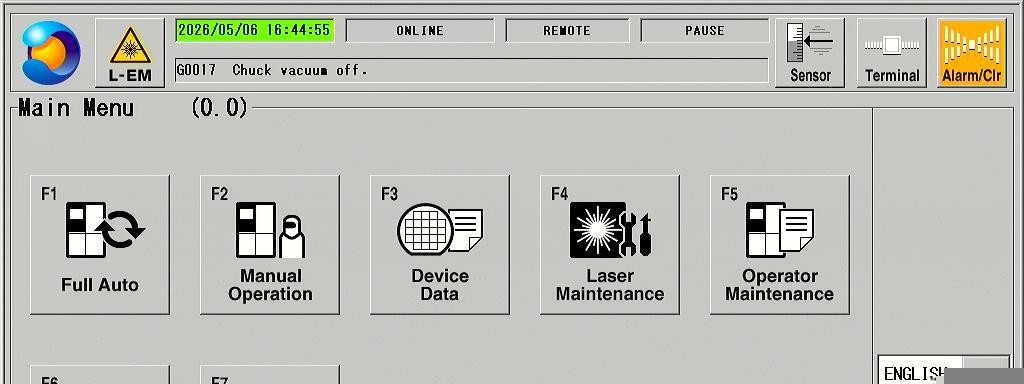
#> input picture board_deploy/testdata/full_test.jpeg, 1024 x 384 px, found by its file name
$ python tesseract_benchmark.py --image_path test_images/full_test.jpeg
#> lines starting #> are read from the running program, lines starting #| are printed output that depends on the picture; after the words box and inside, x2 and y2 are one past the last pixel; in counts of white or black regions, pixels touching at a corner belong together
"""
Tesseract OCR Benchmark
========================
Feeds the full image to Tesseract and reports timing, CPU, memory, and
recognised text. Uses TSV output to extract per-word confidence scores
and bounding box coordinates.

Preprocessing: Otsu binarization (same as ppocr_benchmark.py).

Usage:
    python3 tesseract_benchmark.py --image_path test_images/full_test.jpeg
    python3 tesseract_benchmark.py --image_path test_images/full_test.jpeg --cycles 3
"""

import os
import sys
import time
import argparse
import subprocess
import tempfile
import cv2
import numpy as np


# ── env ───────────────────────────────────────────────────────────────────────

_ENV = os.environ.copy()
_ENV['LD_LIBRARY_PATH'] = '/usr/lib/tps'
_ENV['TESSDATA_PREFIX'] = '/usr/share/tesseract-ocr/4.00/tessdata'


# ── /proc helpers (mirrors ppocr_benchmark.py) ───────────────────────────────

def get_rss_mb():
    try:
        with open('/proc/self/status', 'r') as f:
            for line in f:
                if line.startswith('VmRSS:'):
                    return int(line.split()[1]) / 1024.0
    except Exception:
        return 0.0
    return 0.0


def read_cpu_times():
    try:
        with open('/proc/self/stat', 'r') as f:
            fields = f.read().split()
        # fields[13]/[14] = utime/stime (this process)
        # fields[15]/[16] = cutime/cstime (waited-for children, i.e. tesseract subprocess)
        return int(fields[13]) + int(fields[15]), int(fields[14]) + int(fields[16])
    except Exception:
        return 0, 0


def read_system_cpu_total():
    try:
        with open('/proc/stat', 'r') as f:
            vals = [int(x) for x in f.readline().split()[1:]]
        return sum(vals)
    except Exception:
        return 0


def get_tesseract_version():
    try:
        r = subprocess.run(['tesseract', '--version'],
                           capture_output=True, text=True, env=_ENV)
        return r.stdout.splitlines()[0].strip()
    except Exception:
        return 'unknown'


# ── Tesseract TSV parser ──────────────────────────────────────────────────────

def run_tesseract(img_path):
    """
    Run Tesseract on a pre-written image file with TSV output.
    Returns list of (text, score, tl_x, tl_y) per word, filtered by conf >= 0.
    """
    result = subprocess.run(
        ['tesseract', img_path, 'stdout', '--dpi', '150', 'tsv'],
        capture_output=True, text=True, env=_ENV, timeout=30
    )
    if result.returncode != 0:
        return []

    words = []
    for line in result.stdout.splitlines()[1:]:   # skip header
        parts = line.split('\t')
        if len(parts) < 12:
            continue
        conf = int(parts[10])
        text = parts[11].strip()
        if conf < 0 or not text:
            continue
        left = int(parts[6])
        top  = int(parts[7])
        score = conf / 100.0
        words.append((text, score, left, top))
    return words


# ── benchmark ─────────────────────────────────────────────────────────────────

def run_benchmark(args):
    if not os.path.exists(args.image_path):
        print('ERROR: image not found: {0}'.format(args.image_path))
        sys.exit(1)

    img = cv2.imread(args.image_path)
#> img is the input picture: shape (384, 1024, 3); mean B, G, R 182.5, 189.5, 188.3
    if img is None:
        print('ERROR: cannot read image: {0}'.format(args.image_path))
        sys.exit(1)

    print('\n  Tesseract Benchmark  ({0} cycles)'.format(args.cycles))
    print('  Image      : {0}'.format(args.image_path))
    print('  Engine     : {0}'.format(get_tesseract_version()))
#> (the call stopped at in get_tesseract_version, `r = subprocess.run(['tesseract', '--version'], capture_output=True, te..`: subprocess is not available in this run)
    print('  Input scale: {0}x'.format(args.input_scale))
    print('  Drop score : {0}'.format(args.drop_score))
    print('--')

    # Binarize + optional upscale — same preprocessing as ppocr_benchmark.py
    gray = cv2.cvtColor(img, cv2.COLOR_BGR2GRAY)
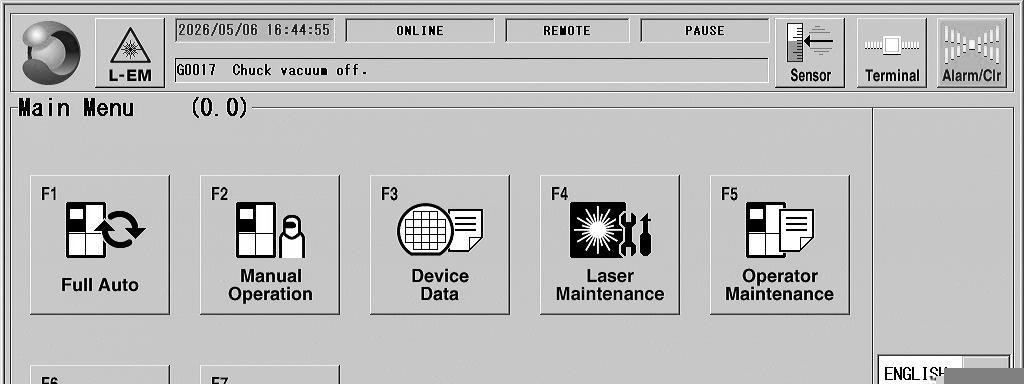
#> gray: shape (384, 1024); min 0, max 255, mean 188.3
    _, bw = cv2.threshold(gray, 0, 255, cv2.THRESH_BINARY + cv2.THRESH_OTSU)
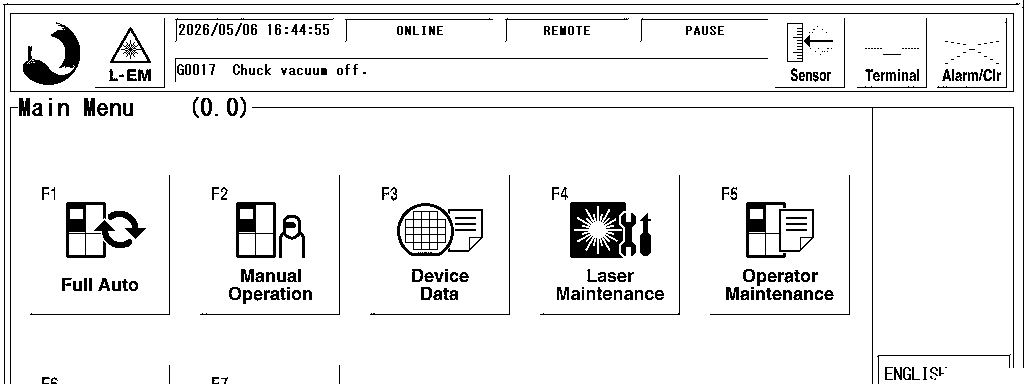
#> bw: shape (384, 1024); 92.8% white; 285 black regions (68 under 20 px), largest, box (x1, y1, x2, y2) and area: (10, 13, 1014, 92) 2162, (570, 202, 626, 258) 2141, (23, 22, 80, 85) 1432
    if args.input_scale != 1.0:
        h, w = bw.shape[:2]
#> h = 384; w = 1024
        bw = cv2.resize(bw,
                        (int(w * args.input_scale), int(h * args.input_scale)),
                        interpolation=cv2.INTER_LANCZOS4)
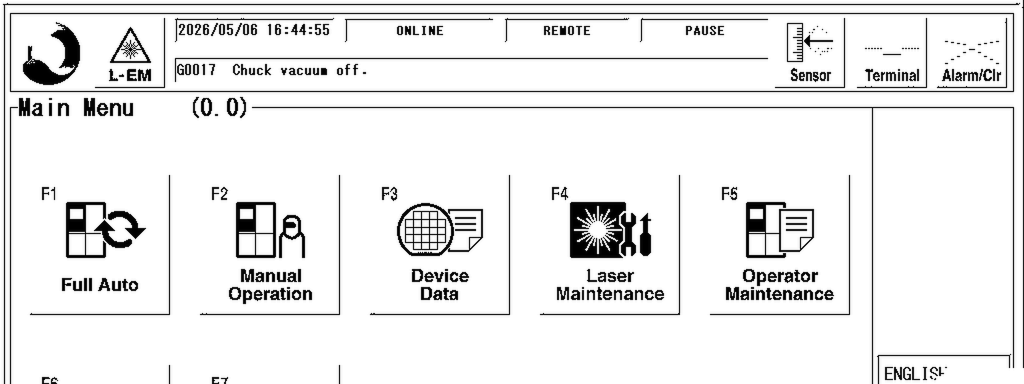
#> bw: shape (768, 2048) (shown at 1/2 size); min 0, max 255, mean 235.1

    with tempfile.NamedTemporaryFile(suffix='.png', delete=False) as tmp:
        tmp_path = tmp.name
    cv2.imwrite(tmp_path, bw)

    times_ms = []
    cpu_pcts = []
    mem_mbs  = []
    last_words = []

    print('Running {0} cycles...'.format(args.cycles))

    try:
        for cycle_idx in range(args.cycles):
            mem_before = get_rss_mb()
            u0, s0 = read_cpu_times()
            sys0 = read_system_cpu_total()
            wall_start = time.time()

            words = run_tesseract(tmp_path)

            wall_end = time.time()
            mem_after = get_rss_mb()
            u1, s1 = read_cpu_times()
            sys1 = read_system_cpu_total()

            elapsed_ms = (wall_end - wall_start) * 1000.0
            proc_delta = (u1 - u0) + (s1 - s0)
            sys_delta  = sys1 - sys0
            cpu_pct    = (proc_delta / sys_delta * 100.0 * os.cpu_count()) if sys_delta > 0 else 0.0

            times_ms.append(elapsed_ms)
            cpu_pcts.append(cpu_pct)
            mem_mbs.append(max(mem_before, mem_after))

            if cycle_idx == args.cycles - 1:
                last_words = words
    finally:
        os.unlink(tmp_path)

    t_arr = np.array(times_ms)
    c_arr = np.array(cpu_pcts)
    m_arr = np.array(mem_mbs)

    print('\n  RESULTS')
    print('--')
    print('  Avg time   : {0:.1f} ms  (std {1:.1f})'.format(t_arr.mean(), t_arr.std()))
    print('  Avg CPU    : {0:.1f}%'.format(c_arr.mean()))
    print('  Avg memory : {0:.1f} MB'.format(m_arr.mean()))
    print('  Recognized text:')
    if last_words:
        for text, score, tl_x, tl_y in last_words:
            if score < args.drop_score:
                continue
            print('    "{0}"  [{1:.2f}]  tl: ({2}, {3})'.format(
                text, score, tl_x, tl_y))
    else:
        print('    (none)')


# ── CLI ───────────────────────────────────────────────────────────────────────

if __name__ == '__main__':
    p = argparse.ArgumentParser(description='Tesseract Benchmark')
    p.add_argument('--image_path',  type=str,   required=True)
    p.add_argument('--cycles',      type=int,   default=1)
    p.add_argument('--input_scale', type=float, default=2.0)
    p.add_argument('--drop_score',  type=float, default=0.5)
    run_benchmark(p.parse_args())
#> (the call stopped at in run_tesseract, `result = subprocess.run( ['tesseract', img_path, 'stdout', '--dpi', '1..`: subprocess is not available in this run)

$ run again, with board_deploy/testdata/alarm.jpg copied over board_deploy/testdata/full_test.jpeg
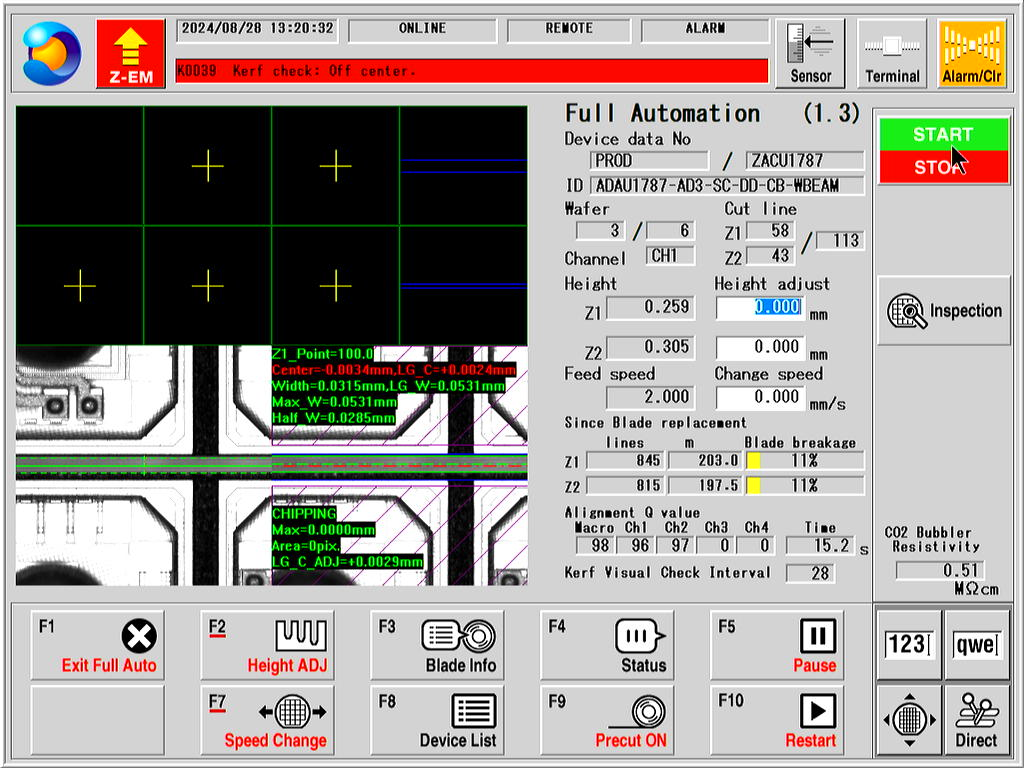
#> input picture board_deploy/testdata/alarm.jpg, 1024 x 768 px, found by its file name
#> in run_benchmark, img is the input picture: shape (768, 1024, 3); mean B, G, R 151.9, 155.8, 160.4
#> in run_benchmark, `gray = cv2.cvtColor(img, cv2.COLOR_BGR2GRAY)`:
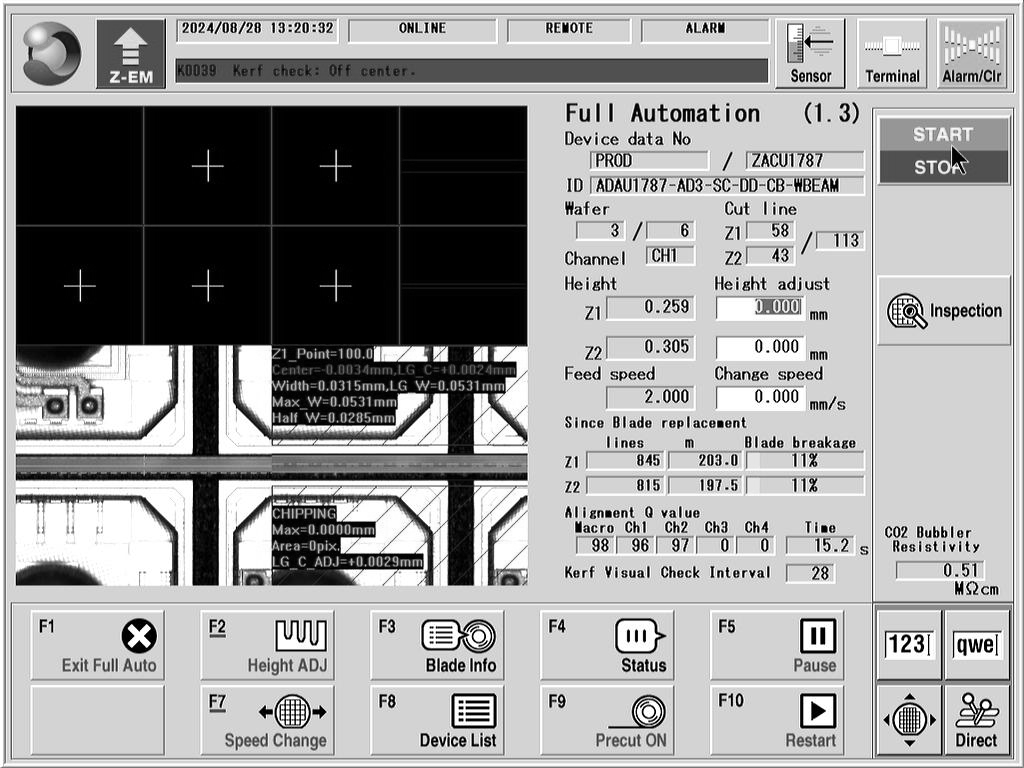
#> gray: shape (768, 1024); min 0, max 255, mean 156.7
#> in run_benchmark, `_, bw = cv2.threshold(gray, 0, 255, cv2.THRESH_BINARY + cv2.THRESH_OTSU)`:
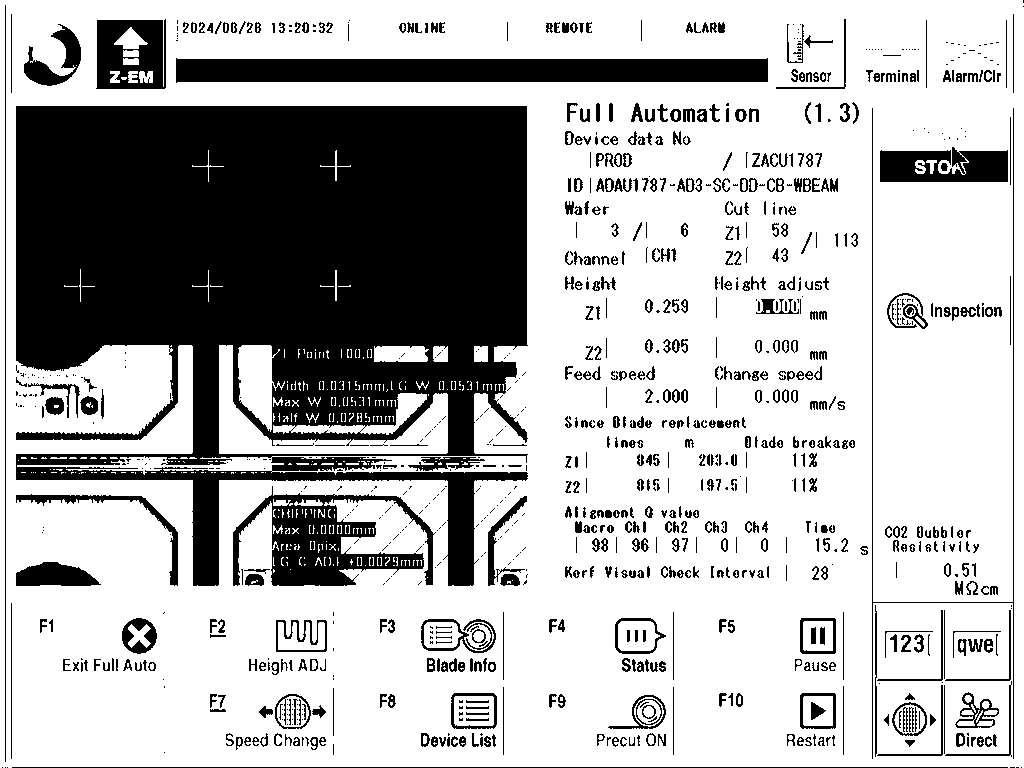
#> bw: shape (768, 1024); 70.4% white; 1036 black regions (433 under 20 px), largest, box (x1, y1, x2, y2) and area: (16, 106, 528, 586) 158456, (176, 58, 768, 83) 13619, (233, 486, 436, 586) 8531

$ run again, with board_deploy/testdata/auto_mode_1.jpg copied over board_deploy/testdata/full_test.jpeg
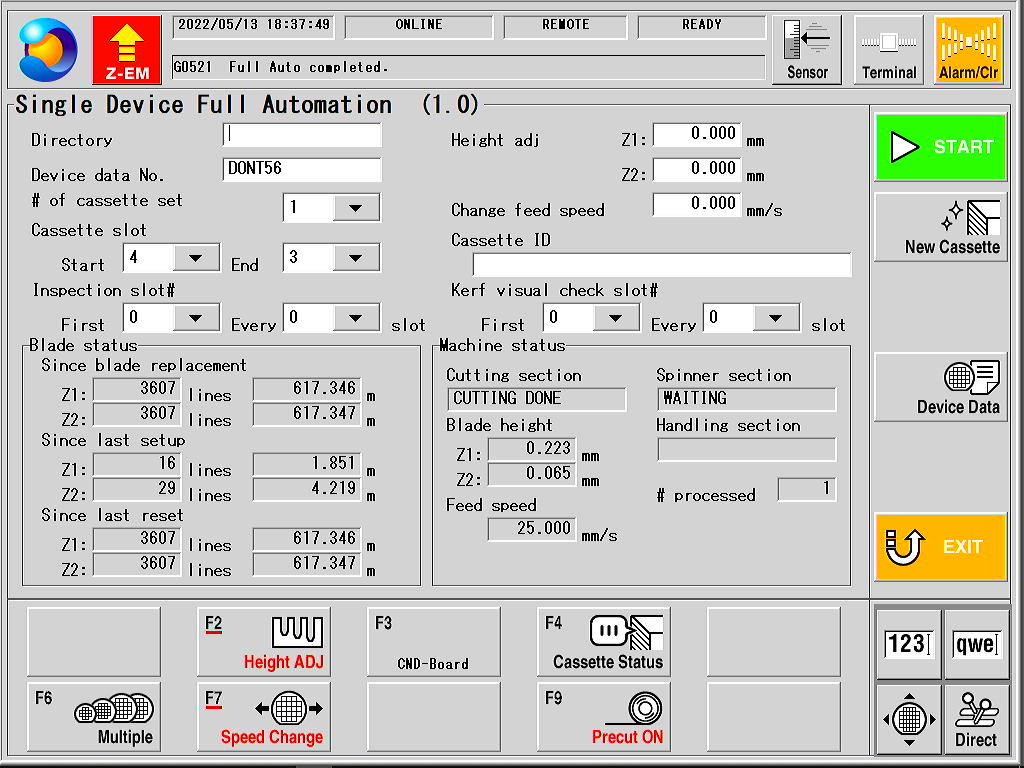
#> input picture board_deploy/testdata/auto_mode_1.jpg, 1024 x 768 px, found by its file name
#> in run_benchmark, img is the input picture: shape (768, 1024, 3); mean B, G, R 194.5, 199.4, 199.9
#> in run_benchmark, `gray = cv2.cvtColor(img, cv2.COLOR_BGR2GRAY)`:
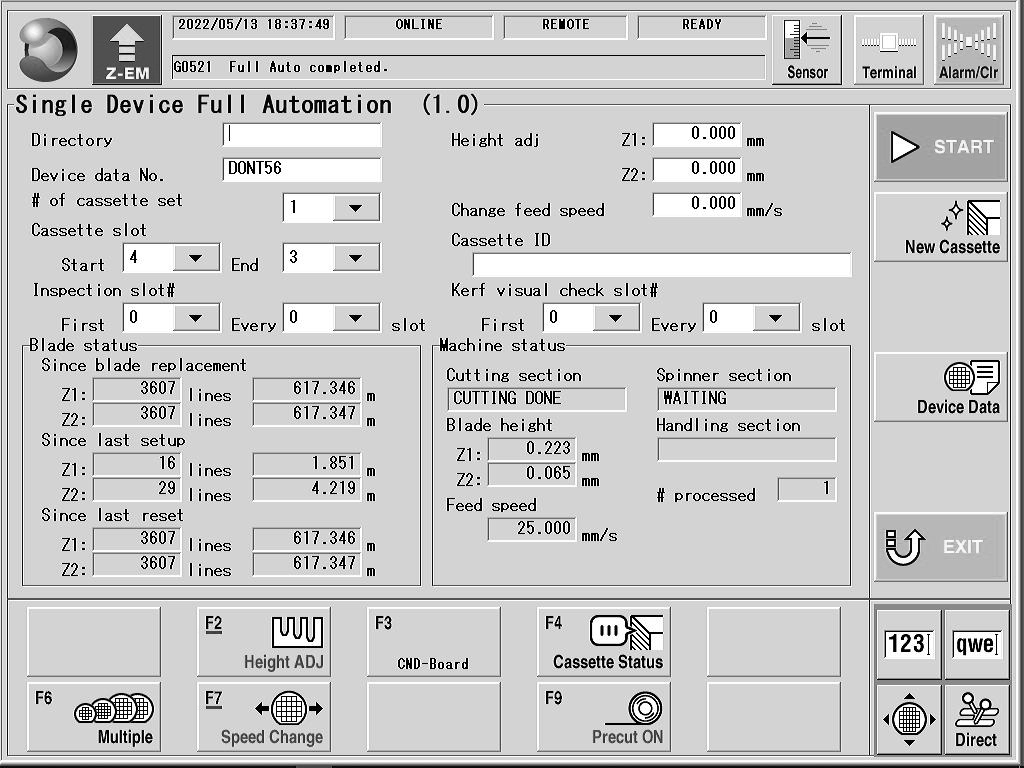
#> gray: shape (768, 1024); min 0, max 255, mean 199
#> in run_benchmark, `_, bw = cv2.threshold(gray, 0, 255, cv2.THRESH_BINARY + cv2.THRESH_OTSU)`:
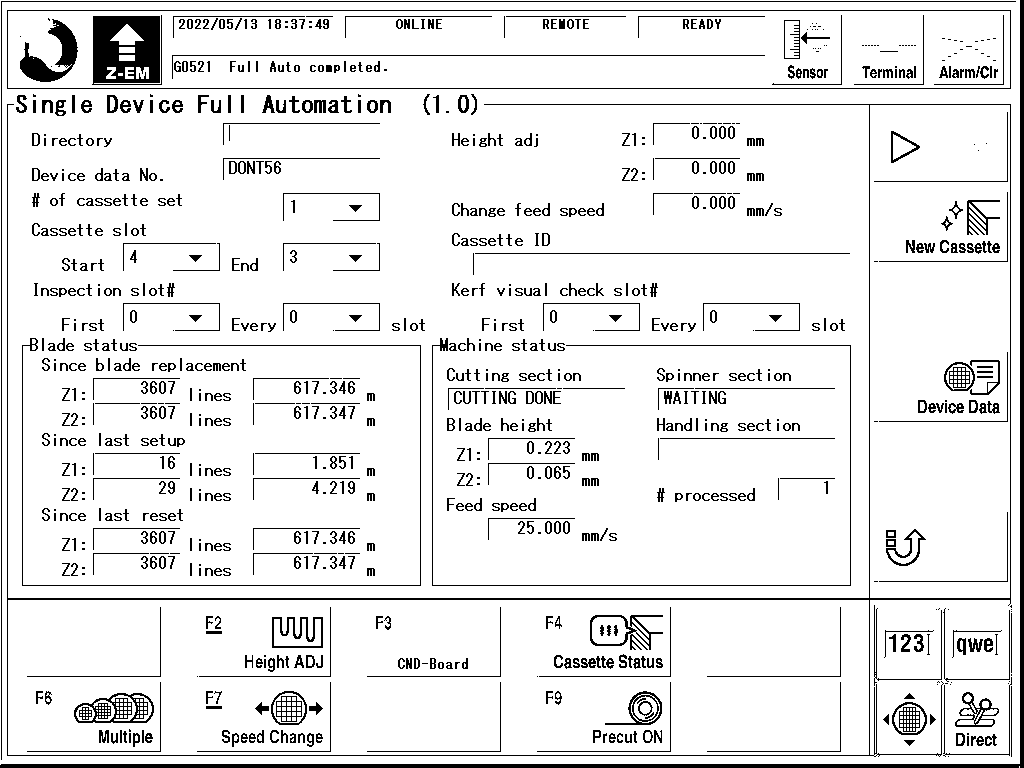
#> bw: shape (768, 1024); 91.2% white; black in thin lines or dots
